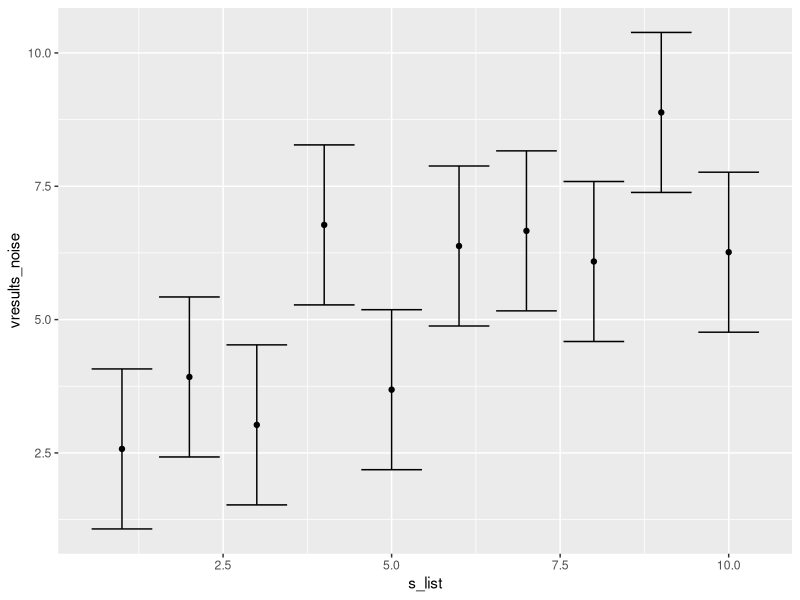
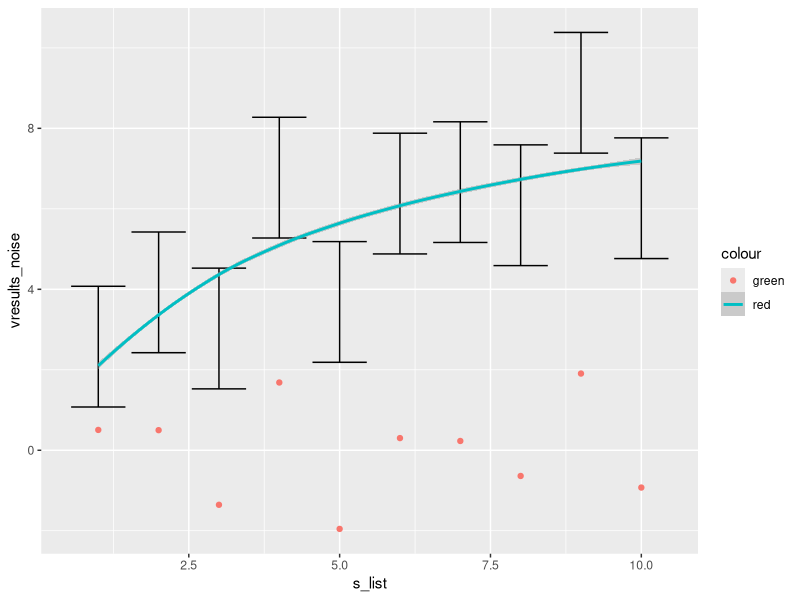
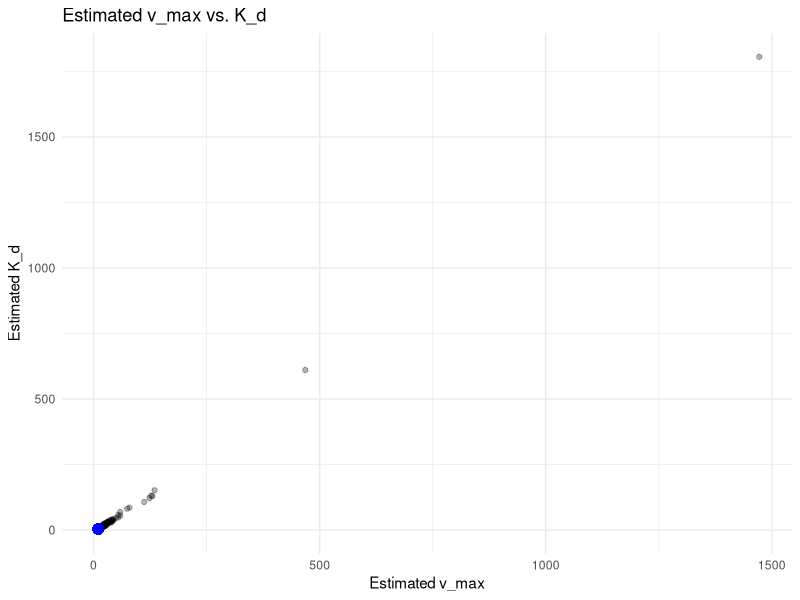
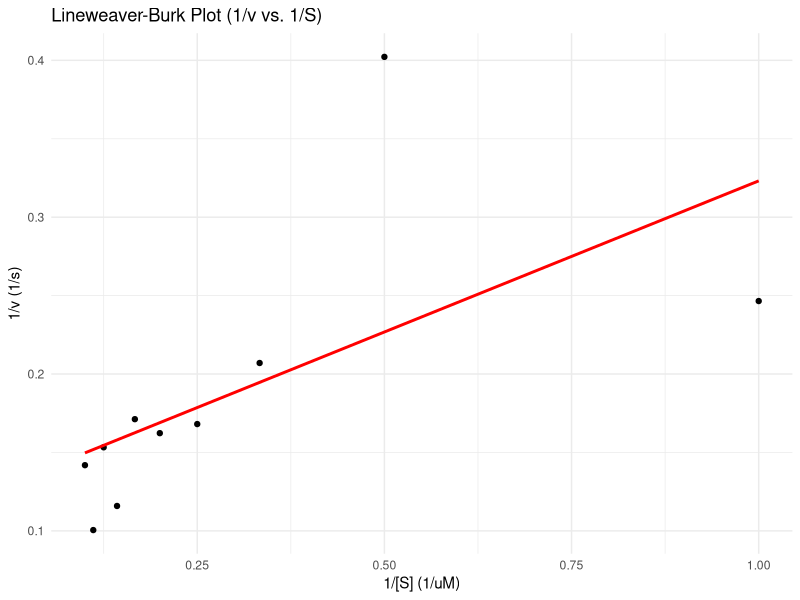
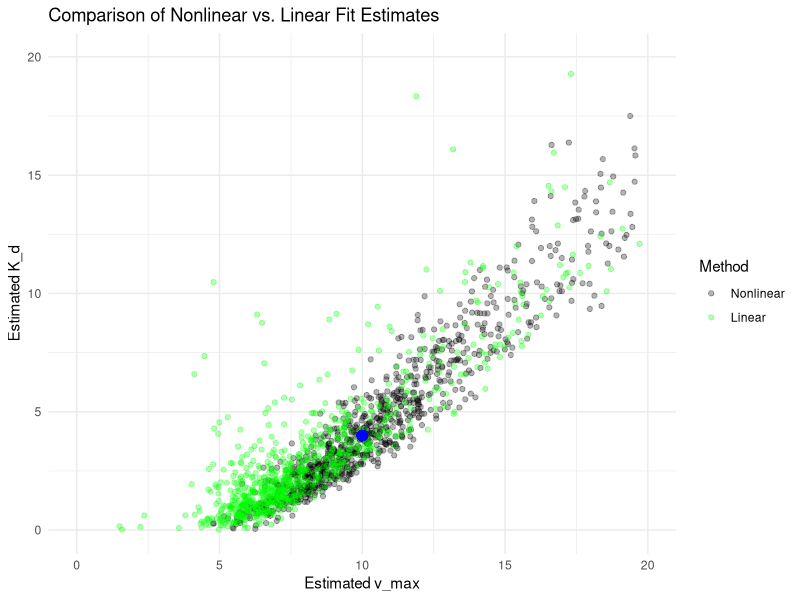
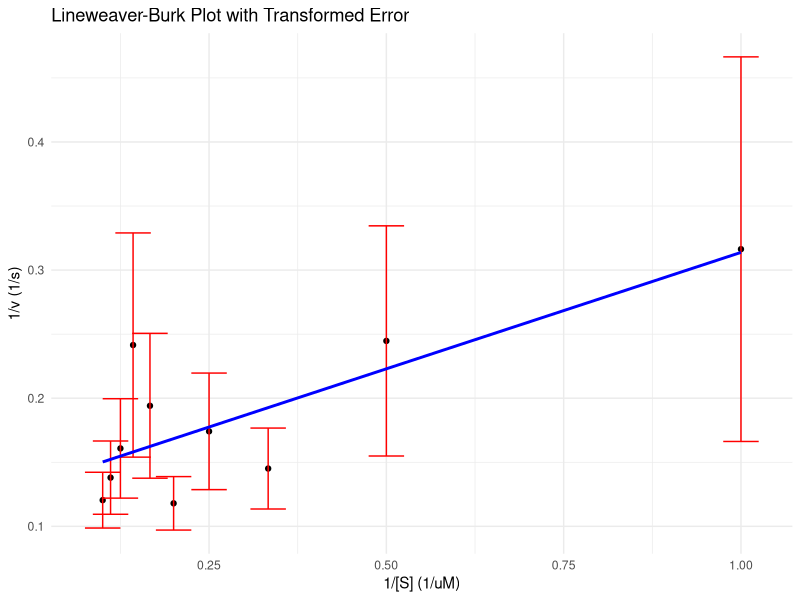

Write R code to recreate these figures, in order.
## ---- chunk 1
library(tidyverse)


s_list <- c(1:10)
#want the output to be a table, feeding [s], want the output to be V
simulate_MMenten <- function(s_list, v_max, K_d, sigma){
  vresults <- c()
  for(i in 1:length(s_list)){
    vresults <- c(vresults, (v_max*s_list[i]/(s_list[i] + K_d)))
  } 
  vresults_noise <- vresults + rnorm(n=length(s_list), mean=0, sd=sigma)
  results <- tibble(s_list, vresults, vresults_noise, errors = sigma)
  print(results)
}

simulate_MMenten(s_list, 0.87, 13, 2)

## ---- chunk 2
s_list <- c(1:10)
practice_data <- simulate_MMenten(s_list, 10, 4, 1.5)

simulated_MMenten_plot <- ggplot(
  data = practice_data, mapping = aes(x = s_list, y = vresults_noise) 
  ) + geom_point() + geom_errorbar(aes(ymax = vresults_noise + errors, ymin = vresults_noise - errors))
simulated_MMenten_plot
## ---- chunk 3
nls_fit <- nls(vresults_noise ~ (v_max*s_list/(s_list + K_d)),
               data = practice_data,
               start = list(v_max = 8, K_d = 2))
practice_data$nls <- predict(nls_fit)
practice_data$residuals <- practice_data$vresults_noise - practice_data$nls

ggplot(
  practice_data, aes(x = s_list, y = vresults_noise)) +
  geom_errorbar(
    aes(ymax = vresults_noise + errors, ymin = vresults_noise - errors)
) +
  geom_smooth(aes(x = s_list, y = nls, color = "red")) +
  geom_point(aes(x = s_list, y = residuals, color = "green"))


## ---- chunk 4
num_simulations <- 1000
s_list <- 1:10
true_v_max <- 10
true_K_d <- 4
sigma <- 1.5

fit_results <- tibble(v_max = numeric(), K_d = numeric())

for (i in 1:num_simulations) {
  data <- simulate_MMenten(s_list, true_v_max, true_K_d, sigma)
  
  fit <- try(nls(vresults_noise ~ (v_max * s_list / (s_list + K_d)), 
                 data = data, 
                 start = list(v_max = 8, K_d = 2)), 
             silent = TRUE)
  
  if (!inherits(fit, "try-error")) {
    params <- coef(fit)
    fit_results <- fit_results %>% 
      add_row(v_max = params["v_max"], K_d = params["K_d"])
  }
}

ggplot(fit_results, aes(x = v_max, y = K_d)) +
  geom_point(alpha = 0.3, color = "black") + 
  geom_point(aes(x = true_v_max, y = true_K_d), color = "blue", size = 3) + 
  labs(title = "Estimated v_max vs. K_d",
       x = "Estimated v_max",
       y = "Estimated K_d") +
  theme_minimal()
## ---- chunk 5
mean_v_max <- mean(fit_results$v_max, na.rm = TRUE)
mean_K_d <- mean(fit_results$K_d, na.rm = TRUE)

correlation <- cor(fit_results$v_max, fit_results$K_d, use = "complete.obs")

cat("Mean v_max:", mean_v_max, "\n")
cat("Mean K_d:", mean_K_d, "\n")
cat("Correlation coefficient between v_max and K_d:", correlation, "\n")
## ---- chunk 6
set.seed(42)
s_list <- 1:10
true_v_max <- 10
true_K_d <- 4
sigma <- 1.5

data <- simulate_MMenten(s_list, true_v_max, true_K_d, sigma)

data_transformed <- data %>%
  mutate(inv_S = 1 / s_list,    # 1/S
         inv_v = 1 / vresults_noise)


## ---- chunk 7
linear_fit <- lm(inv_v ~ inv_S, data = data_transformed)

ggplot(data_transformed, aes(x = inv_S, y = inv_v)) +
  geom_point(color = "black") +  
  geom_smooth(method = "lm", se = FALSE, color = "red") +  
  labs(title = "Lineweaver-Burk Plot (1/v vs. 1/S)",
       x = "1/[S] (1/uM)",
       y = "1/v (1/s)") +
  theme_minimal()
## ---- chunk 8
set.seed(42)
num_simulations <- 1000
s_list <- 1:10
true_v_max <- 10
true_K_d <- 4
sigma <- 1.5

fit_results_nonlinear <- tibble(v_max = numeric(), K_d = numeric())
fit_results_linear <- tibble(v_max = numeric(), K_d = numeric())

for (i in 1:num_simulations) {
  # Simulate data
  data <- simulate_MMenten(s_list, true_v_max, true_K_d, sigma)
  
  ## 1. Nonlinear Fit (nls)
  fit_nls <- try(nls(vresults_noise ~ (v_max * s_list / (s_list + K_d)), 
                      data = data, 
                      start = list(v_max = 8, K_d = 2)), 
                 silent = TRUE)
  
  if (!inherits(fit_nls, "try-error")) {
    params_nls <- coef(fit_nls)
    fit_results_nonlinear <- fit_results_nonlinear %>% 
      add_row(v_max = params_nls["v_max"], K_d = params_nls["K_d"])
  }
  
  data_transformed <- data %>%
    mutate(inv_S = 1 / s_list,  
           inv_v = 1 / vresults_noise) %>%
    filter(!is.infinite(inv_v) & inv_v > 0)  
  
  fit_lm <- try(lm(inv_v ~ inv_S, data = data_transformed), silent = TRUE)
  
  if (!inherits(fit_lm, "try-error")) {
    slope <- coef(fit_lm)["inv_S"]
    intercept <- coef(fit_lm)["(Intercept)"]
    
    estimated_v_max <- 1 / intercept
    estimated_K_d <- slope * estimated_v_max
    
    fit_results_linear <- fit_results_linear %>%
      add_row(v_max = estimated_v_max, K_d = estimated_K_d)
  }
}

fit_results_nonlinear <- fit_results_nonlinear %>% mutate(Method = "Nonlinear")
fit_results_linear <- fit_results_linear %>% mutate(Method = "Linear")
fit_results_combined <- bind_rows(fit_results_nonlinear, fit_results_linear)
fit_results_combined <- fit_results_combined %>%
  mutate(Method = factor(Method, levels = c("Nonlinear", "Linear")))


ggplot(fit_results_combined, aes(x = v_max, y = K_d)) +
  geom_point(aes(color = Method), alpha = 0.3, size = 1.5) +
  scale_color_manual(values = c("Nonlinear" = "black", "Linear" = "green")) + 
  geom_point(aes(x = true_v_max, y = true_K_d), color = "blue", size = 3) + 
  xlim(0, 20) + ylim(0, 20) +  # Restrict axes
  labs(title = "Comparison of Nonlinear vs. Linear Fit Estimates",
       x = "Estimated v_max",
       y = "Estimated K_d") +
  theme_minimal()

## ---- chunk 9
#It should be sigma over v^2
## ---- chunk 10
data_transformed <- data %>%
  mutate(inv_S = 1 / s_list,        # 1/[S]
         inv_v = 1 / vresults_noise, # 1/v (with noise)
         inv_error = errors / (vresults_noise^2)) %>%  # Transform error using sigma/v^2
  filter(!is.infinite(inv_v) & inv_v > 0)  # Remove infinite or negative values

# Fit a linear model to the transformed data
linear_fit <- lm(inv_v ~ inv_S, data = data_transformed)

# Extract slope and intercept
slope <- coef(linear_fit)["inv_S"]
intercept <- coef(linear_fit)["(Intercept)"]

# Compute estimated parameters
estimated_v_max <- 1 / intercept
estimated_K_d <- slope * estimated_v_max

# Plot with error bars
ggplot(data_transformed, aes(x = inv_S, y = inv_v)) +
  geom_point(color = "black") +  # Data points
  geom_errorbar(aes(ymin = inv_v - inv_error, ymax = inv_v + inv_error), width = 0.05, color = "red") +  # Error bars
  geom_smooth(method = "lm", se = FALSE, color = "blue") +  # Best-fit line
  labs(title = "Lineweaver-Burk Plot with Transformed Error",
       x = "1/[S] (1/uM)",
       y = "1/v (1/s)") +
  theme_minimal()
## ---- chunk 11

## ---- chunk 12

